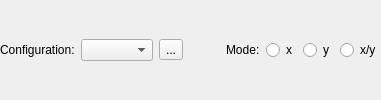
<?xml version="1.0" encoding="UTF-8"?>
<ui version="4.0">
 <class>Form</class>
 <widget class="QWidget" name="Form">
  <property name="windowTitle">
   <string>Form</string>
  </property>
  <layout class="QHBoxLayout">
   <property name="leftMargin">
    <number>0</number>
   </property>
   <property name="topMargin">
    <number>0</number>
   </property>
   <property name="rightMargin">
    <number>0</number>
   </property>
   <property name="bottomMargin">
    <number>0</number>
   </property>
   <item>
    <widget class="QLabel">
     <property name="text">
      <string>Configuration:</string>
     </property>
    </widget>
   </item>
   <item>
    <widget class="QComboBox" name="configComboBox">
     <property name="sizePolicy">
      <sizepolicy hsizetype="Expanding" vsizetype="Fixed">
       <horstretch>1</horstretch>
       <verstretch>0</verstretch>
      </sizepolicy>
     </property>
    </widget>
   </item>
   <item>
    <widget class="QToolButton" name="editConfigButton">
     <property name="text">
      <string>...</string>
     </property>
    </widget>
   </item>
   <item>
    <spacer>
     <property name="orientation">
      <enum>Qt::Horizontal</enum>
     </property>
     <property name="sizeHint" stdset="0">
      <size>
       <width>37</width>
       <height>20</height>
      </size>
     </property>
    </spacer>
   </item>
   <item>
    <widget class="QLabel">
     <property name="text">
      <string>Mode:</string>
     </property>
    </widget>
   </item>
   <item>
    <widget class="QRadioButton" name="modeXButton">
     <property name="text">
      <string>x</string>
     </property>
     <attribute name="buttonGroup">
      <string notr="true">buttongroup_xy</string>
     </attribute>
    </widget>
   </item>
   <item>
    <widget class="QRadioButton" name="modeYButton">
     <property name="text">
      <string>y</string>
     </property>
     <attribute name="buttonGroup">
      <string notr="true">buttongroup_xy</string>
     </attribute>
    </widget>
   </item>
   <item>
    <widget class="QRadioButton" name="modeXYButton">
     <property name="text">
      <string>x/y</string>
     </property>
     <attribute name="buttonGroup">
      <string notr="true">buttongroup_xy</string>
     </attribute>
    </widget>
   </item>
  </layout>
 </widget>
 <resources/>
 <connections/>
 <buttongroups>
  <buttongroup name="buttongroup_xy"/>
 </buttongroups>
</ui>
